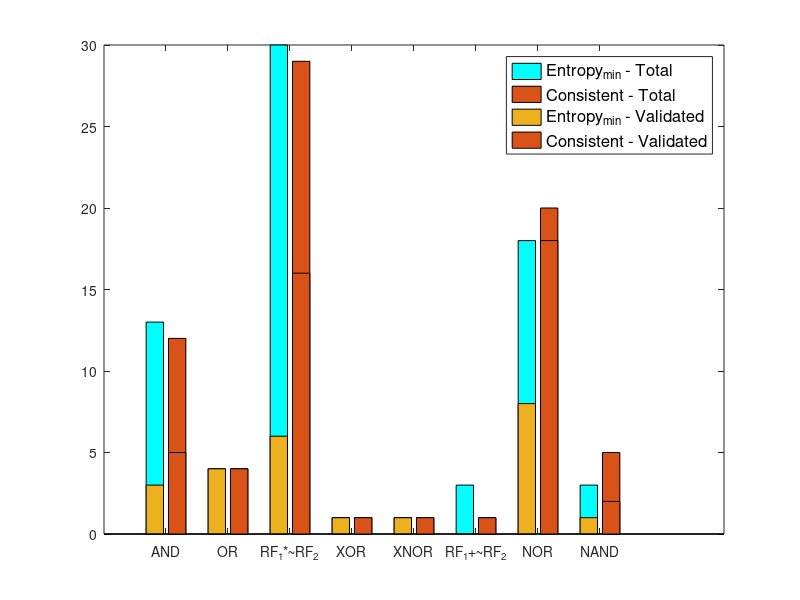

Write the MATLAB code that produced this figure.

Hmin = [13     4    30     1     1     3    18     3]';
Consistent = [12     4    29     1     1     1    20     5]';

A= [ Hmin Consistent];

Hmin_validated = [3     4     6     1     1     0     8     1]';
Consistent_Validated = [5     4    16     1     1     1    18     2]';
A_validated = [Hmin_validated Consistent_Validated];

% Create figure
figure1 = figure;

% Create axes
axes1 = axes('Parent',figure1);
hold(axes1,'on');

bar1=bar(A)
bar2=bar(A_validated)
% Create multiple lines using matrix input to bar
% bar1 = bar(ymatrix1,'Parent',axes1);
set(bar1(1),'DisplayName','Entropy_m_i_n - Total','FaceColor',[0 1 1]);
set(bar1(2),'DisplayName','Consistent - Total');
set(bar2(1),'DisplayName','Entropy_m_i_n - Validated');
set(bar2(2),'DisplayName','Consistent - Validated','FaceColor',[0.850980392156863 0.325490196078431 0.0980392156862745]);

box(axes1,'on');
% Set the remaining axes properties
set(axes1,'XTick',[1 2 3 4 5 6 7 8 ],'XTickLabel',{'AND','OR','RF_1*~RF_2','XOR','XNOR','RF_1+~RF_2','NOR','NAND'});
% Create legend
legend1 = legend(axes1,'show');
set(legend1,'FontSize',12);

